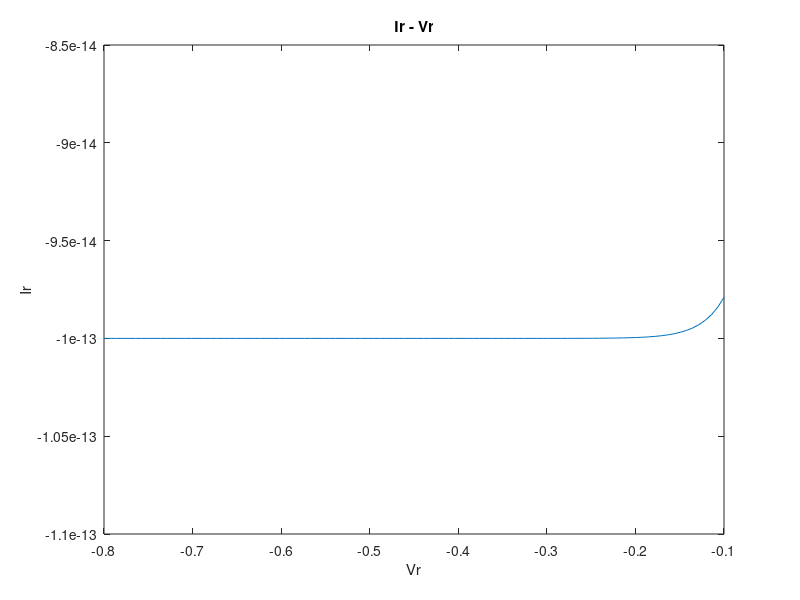

Write the MATLAB code that produced this figure.
Vr = linspace(-0.8,-0.1,100);
Is = 10^(-13);
k = 1.38*10^(-23);
q = 1.6*10^(-19);
T = 300;
Ir = Is.*(e.^(q.*Vr./(k.*T))-1);
plot(Vr,Ir)
xlabel("Vr");
ylabel("Ir");
title("Ir - Vr");